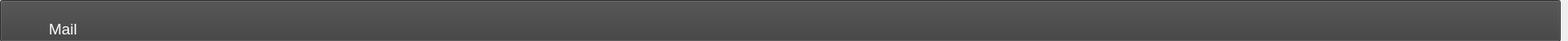
         <widget class="QWidget" name="widget_11" native="true">
          <property name="minimumSize">
           <size>
            <width>0</width>
            <height>50</height>
           </size>
          </property>
          <property name="maximumSize">
           <size>
            <width>16777215</width>
            <height>50</height>
           </size>
          </property>
          <widget class="QPushButton" name="pushButton_17">
           <property name="geometry">
            <rect>
             <x>0</x>
             <y>0</y>
             <width>1920</width>
             <height>51</height>
            </rect>
           </property>
           <property name="minimumSize">
            <size>
             <width>1920</width>
             <height>0</height>
            </size>
           </property>
           <property name="styleSheet">
            <string notr="true">background-color: rgb(62, 62, 62);
</string>
           </property>
           <property name="text">
            <string/>
           </property>
          </widget>
          <widget class="QPushButton" name="design_7">
           <property name="geometry">
            <rect>
             <x>10</x>
             <y>0</y>
             <width>51</width>
             <height>51</height>
            </rect>
           </property>
           <property name="text">
            <string/>
           </property>
           <property name="icon">
            <iconset resource="icons.qrc">
             <normaloff>:/icons/SORSOGON.png</normaloff>
             <disabledoff>:/icons/SORSOGON.png</disabledoff>:/icons/SORSOGON.png</iconset>
           </property>
           <property name="iconSize">
            <size>
             <width>50</width>
             <height>50</height>
            </size>
           </property>
           <property name="flat">
            <bool>true</bool>
           </property>
          </widget>
          <widget class="QLabel" name="label_4">
           <property name="geometry">
            <rect>
             <x>60</x>
             <y>20</y>
             <width>641</width>
             <height>31</height>
            </rect>
           </property>
           <property name="font">
            <font>
             <family>Segoe UI</family>
             <pointsize>14</pointsize>
            </font>
           </property>
           <property name="styleSheet">
            <string notr="true">color: rgb(255, 255, 255);</string>
           </property>
           <property name="text">
            <string>Mail</string>
           </property>
          </widget>
         </widget>
